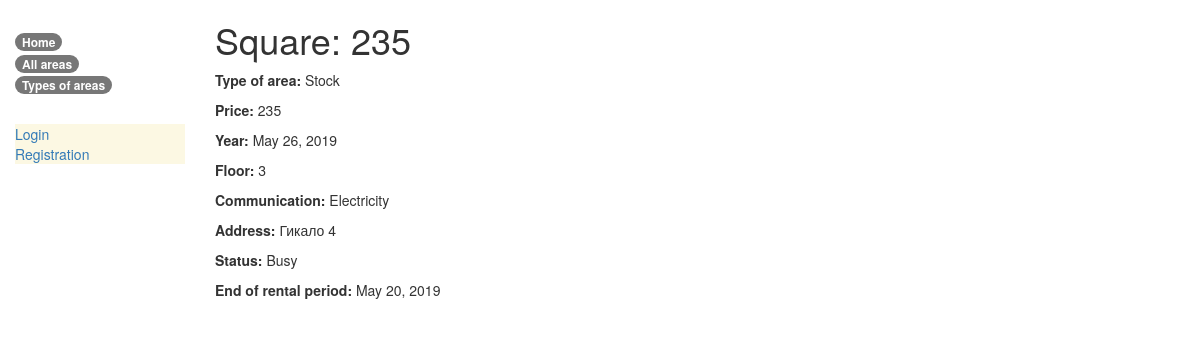
Before: /catalog/areas/2 with the older database file.
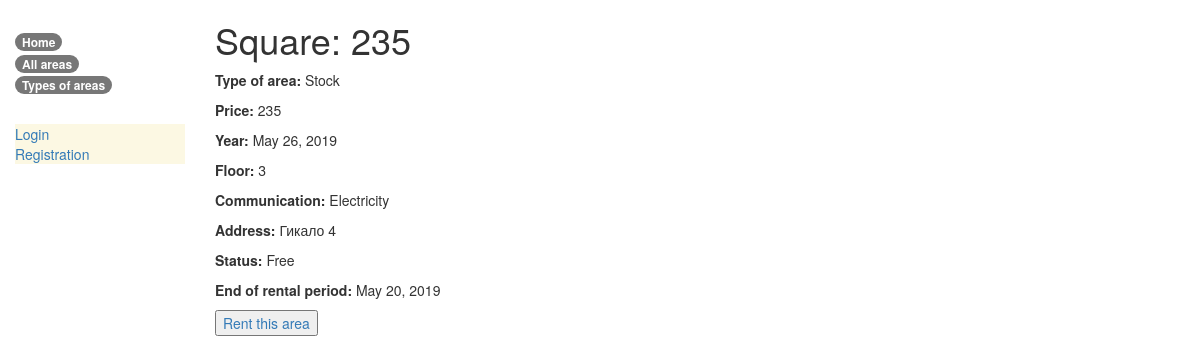
After: the same page with the newer database file.
### catalog/models.py (models this page shows, shortened)
class Area(models.Model):
    square = models.IntegerField(help_text="Площадь помещения")
    typeArea = models.ForeignKey('TypeArea', on_delete=models.SET_NULL, null=True)
    price = models.IntegerField(help_text="Цена")
    year = models.DateField(null=True, blank=True)
    floor = models.IntegerField(help_text="На каком этаже находится помещение")
    communication = models.ManyToManyField(Communication, help_text='Вода, отопление,электрическтво')
    address = models.TextField(help_text="Где находится")
    endOfRental = models.DateField(null=True, blank=True)
    rent = models.ForeignKey(User, on_delete=models.SET_NULL, null=True, blank=True)
    @property
    def is_free(self):
        if self.status == "Free":
            return True
        return False
    RENT_STATUS = (
        ('Free', 'Free'),
        ('Busy', 'Busy'),
    )
    status = models.CharField(
        max_length=4,
        choices=RENT_STATUS,
        blank=True,
        default="Free",
        help_text='Area availability')
    class Meta:
        ordering = ['endOfRental']
        permissions = (("can_mark_singled_out ", "Set area as free"),)
    def display_communication(self):
        return ','.join([communication.name for communication in self.communication.all()[:3]])
    display_communication.short_description = 'Communication'

class TypeArea(models.Model):
    TYPE_STATUS = (
        ('Office', 'Office'),
        ('Stock', 'Stock'),
        ('Shopping', 'Shopping_center'),
    )
    name = models.CharField(max_length=10, choices=TYPE_STATUS, blank=True, default="Office")
    def __str__(self):
        return self.name

class Communication(models.Model):
    name = models.CharField(max_length=200, help_text="Какие коммуникации присутствуют в данном помещении")
    def __str__(self):
        return self.name

### catalog/views.py (the view)
# urls.py: path('areas/<int:pk>', views.AreaDetailView.as_view(), name='area-detail'),
class AreaDetailView(generic.DetailView):
    model = Area

### catalog/templates/catalog/area_detail.html
{% extends "base_generic.html" %}
{% block content %}
  <h1>Square: {{ area.square }}</h1>
  <p><strong>Type of area: </strong> {{ area.typeArea }}</p>
  <p><strong>Price: </strong> {{ area.price }}</p>
  <p><strong>Year: </strong> {{ area.year }}</p>
  <p><strong>Floor: </strong> {{ area.floor}}</p>
  <p><strong>Communication: </strong> {% for communication in area.communication.all %} {{ communication }}{% if not forloop.last %}, {% endif %}{% endfor %}</p>
  <p><strong>Address: </strong>{{area.address}}</p>
  <p><strong>Status: </strong>{{area.status}}</p>
  <p><strong>End of rental period: </strong>{{area.endOfRental}}</p>
  {% if area.is_free %}
    <button><a href = "{% url 'rent-this' %}">Rent this area </a></button>
  {% endif %}
{% endblock %}

### catalog/templates/base_generic.html (shortened to what this page needs)
<!DOCTYPE html>
<html lang="en">
<head>
  <link rel="stylesheet" href="https://maxcdn.bootstrapcdn.com/bootstrap/3.3.7/css/bootstrap.min.css">
  {% load static %}
  <link rel="stylesheet" href="{% static 'css/styles.css' %}">
</head>
<body>
  <div class="container-fluid">
    <div class="row">
      <div class="col-sm-2">
      {% block sidebar %}
      <ul class="sidebar-nav">
          <li><a href="{% url 'index' %}" class="badge badge-warning">Home</a></li>
          <li><a href="{% url 'areas' %}" class="badge badge-warning" >All areas</a></li>
          <li><a href="{% url 'tareas' %}" class="badge badge-warning">Types of areas</a></li>
      </ul>
      <ul class="sidebar-nav p-3 mb-2 bg-warning text-dark">
       {% if user.is_authenticated %}
         <li>User: {{ user.get_username }}</li>
         <li><a href="{% url 'my-rent'%}">My Rental Property</a></li>
         <li><a href="{% url 'logout'%}?next={{request.path}}">Logout</a></li>
       {% else %}
         <li><a href="{% url 'login'%}?next={{request.path}}">Login</a></li>
         <li><a href="{% url 'register'%}?next={{request.path}}">Registration</a></li>
       {% endif %}
      </ul>
     {% endblock %}
      </div>
      <div class="col-sm-10 ">
      {% block content %}{% endblock %}
      </div>
    </div>
  </div>
</body>
</html>

### catalog/static/css/styles.css (style rules this page uses)
.sidebar-nav { margin-top: 30px; padding: 0; list-style: none; box-sizing: content-box; }

Changed rows visible on the page:
changed Area "Гикало 4": status "Busy" → "Free"
Other visible differences:
text now shown: "Rent this area"
